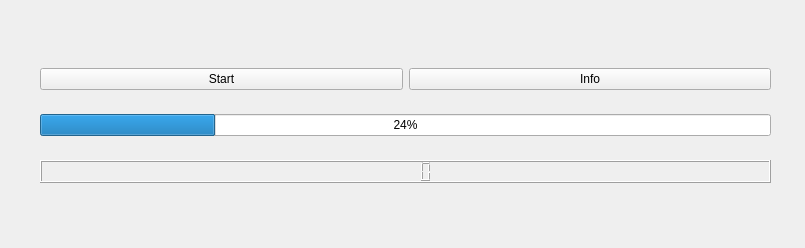
<?xml version="1.0" encoding="UTF-8"?>
<ui version="4.0">
 <class>Widget</class>
 <widget class="QWidget" name="Widget">
  <property name="geometry">
   <rect>
    <x>0</x>
    <y>0</y>
    <width>805</width>
    <height>248</height>
   </rect>
  </property>
  <property name="windowTitle">
   <string>Widget</string>
  </property>
  <widget class="QWidget" name="layoutWidget">
   <property name="geometry">
    <rect>
     <x>40</x>
     <y>50</y>
     <width>731</width>
     <height>151</height>
    </rect>
   </property>
   <layout class="QVBoxLayout" name="verticalLayout">
    <item>
     <layout class="QHBoxLayout" name="horizontalLayout">
      <item>
       <widget class="QPushButton" name="start">
        <property name="sizePolicy">
         <sizepolicy hsizetype="Expanding" vsizetype="Fixed">
          <horstretch>0</horstretch>
          <verstretch>0</verstretch>
         </sizepolicy>
        </property>
        <property name="text">
         <string>Start</string>
        </property>
       </widget>
      </item>
      <item>
       <widget class="QPushButton" name="Info">
        <property name="sizePolicy">
         <sizepolicy hsizetype="Expanding" vsizetype="Fixed">
          <horstretch>0</horstretch>
          <verstretch>0</verstretch>
         </sizepolicy>
        </property>
        <property name="text">
         <string>Info</string>
        </property>
       </widget>
      </item>
     </layout>
    </item>
    <item>
     <widget class="QProgressBar" name="progressBar">
      <property name="sizePolicy">
       <sizepolicy hsizetype="Expanding" vsizetype="Fixed">
        <horstretch>0</horstretch>
        <verstretch>0</verstretch>
       </sizepolicy>
      </property>
      <property name="value">
       <number>24</number>
      </property>
     </widget>
    </item>
    <item>
     <widget class="QLCDNumber" name="lcdNumber">
      <property name="sizePolicy">
       <sizepolicy hsizetype="Expanding" vsizetype="Fixed">
        <horstretch>0</horstretch>
        <verstretch>0</verstretch>
       </sizepolicy>
      </property>
     </widget>
    </item>
   </layout>
  </widget>
 </widget>
 <resources/>
 <connections/>
</ui>
